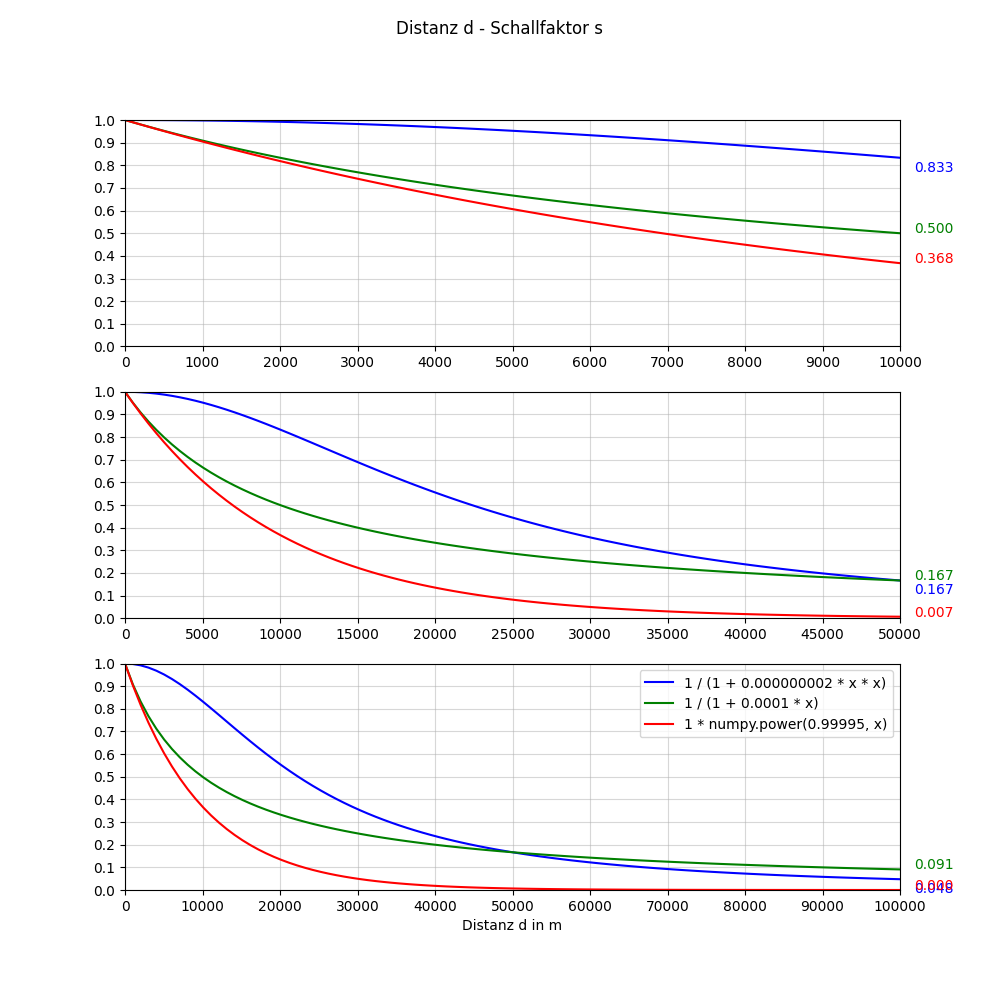

This chart was generated by the following Python code:
import numpy
import matplotlib.pyplot
from matplotlib.ticker import (AutoMinorLocator, MultipleLocator)

x_values = [10000, 50000, 100000]
samples = 100
fig, ax = matplotlib.pyplot.subplots(3, 1, figsize=(10, 10))

for i in range(0, 3):
    x_max = x_values[i]
    x = numpy.linspace(0, x_max, samples)

    y1 = 1 / (1 + 0.000000002 * x * x)  # <-
    y2 = 1 / (1 + 0.0001 * x)
    y3 = 1 * numpy.power(0.9999, x)

    ax[i].plot(x, y1, color='blue', label='1 / (1 + 0.000000002 * x * x)')
    ax[i].plot(x, y2, color='green', label='1 / (1 + 0.0001 * x)')
    ax[i].plot(x, y3, color='red', label='1 * numpy.power(0.99995, x)')
    ax[i].axis([0, x_max, 0, 1.0])
    ax[i].xaxis.set_major_locator(MultipleLocator(x_max / 10))
    ax[i].yaxis.set_major_locator(MultipleLocator(0.1))
    ax[i].grid(which='minor', alpha=0.2)
    ax[i].grid(which='major', alpha=0.5)
    ax[i].annotate(f'{y1[-1]:.3f}', (x[-1], y1[-1]), textcoords="offset points", ha='left', color='blue',
                   xytext=(10, -10))
    ax[i].annotate(f'{y2[-1]:.3f}', (x[-1], y2[-1]), textcoords="offset points", ha='left', color='green',
                   xytext=(10, 0))
    ax[i].annotate(f'{y3[-1]:.3f}', (x[-1], y3[-1]), textcoords="offset points", ha='left', color='red', xytext=(10, 0))

fig.suptitle("Distanz d - Schallfaktor s")
ax[-1].set_xlabel('Distanz d in m')
matplotlib.pyplot.legend(loc='upper right')
matplotlib.pyplot.savefig("sonar_entfernung.png")
